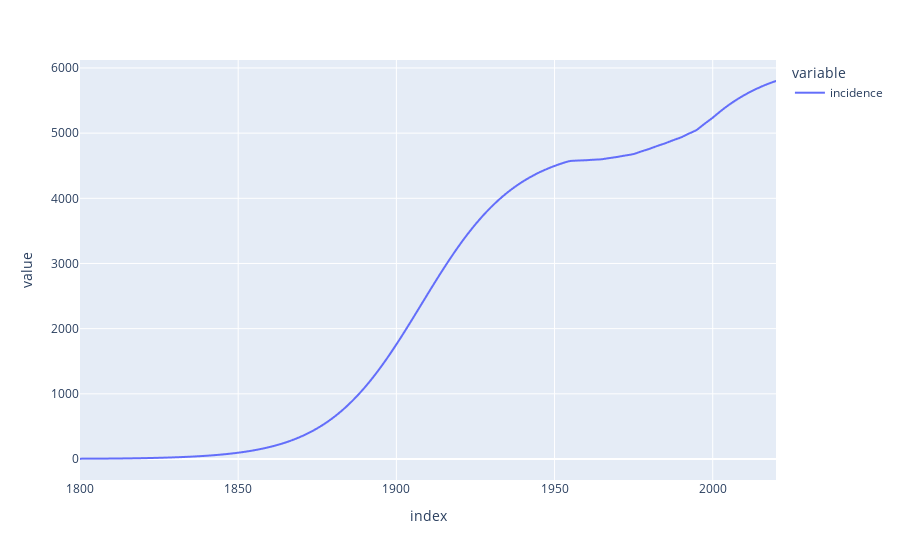

Notebook cell for this chart:
### Code cell
derived_df_0.incidence.plot()

### Figure 1 — Plotly figure (JSON) as saved in the notebook; plotly's stock layout.template omitted (floating-point values rounded to 4 significant figures; data arrays with more than 128 entries replaced by an {"elided": "..."} marker saying what was removed)
{"data": [{"hovertemplate": "variable=incidence<br>index=%{x}<br>value=%{y}<extra></extra>", "legendgroup": "incidence", "line": {"color": "#636efa", "dash": "solid"}, "marker": {"symbol": "circle"}, "mode": "lines", "name": "incidence", "showlegend": true, "type": "scattergl", "x": {"elided": "2201 float values"}, "xaxis": "x", "y": {"elided": "2201 float values"}, "yaxis": "y"}], "layout": {"legend": {"title": {"text": "variable"}, "tracegroupgap": 0}, "margin": {"t": 60}, "xaxis": {"anchor": "y", "domain": [0, 1], "title": {"text": "index"}}, "yaxis": {"anchor": "x", "domain": [0, 1], "title": {"text": "value"}}}}
